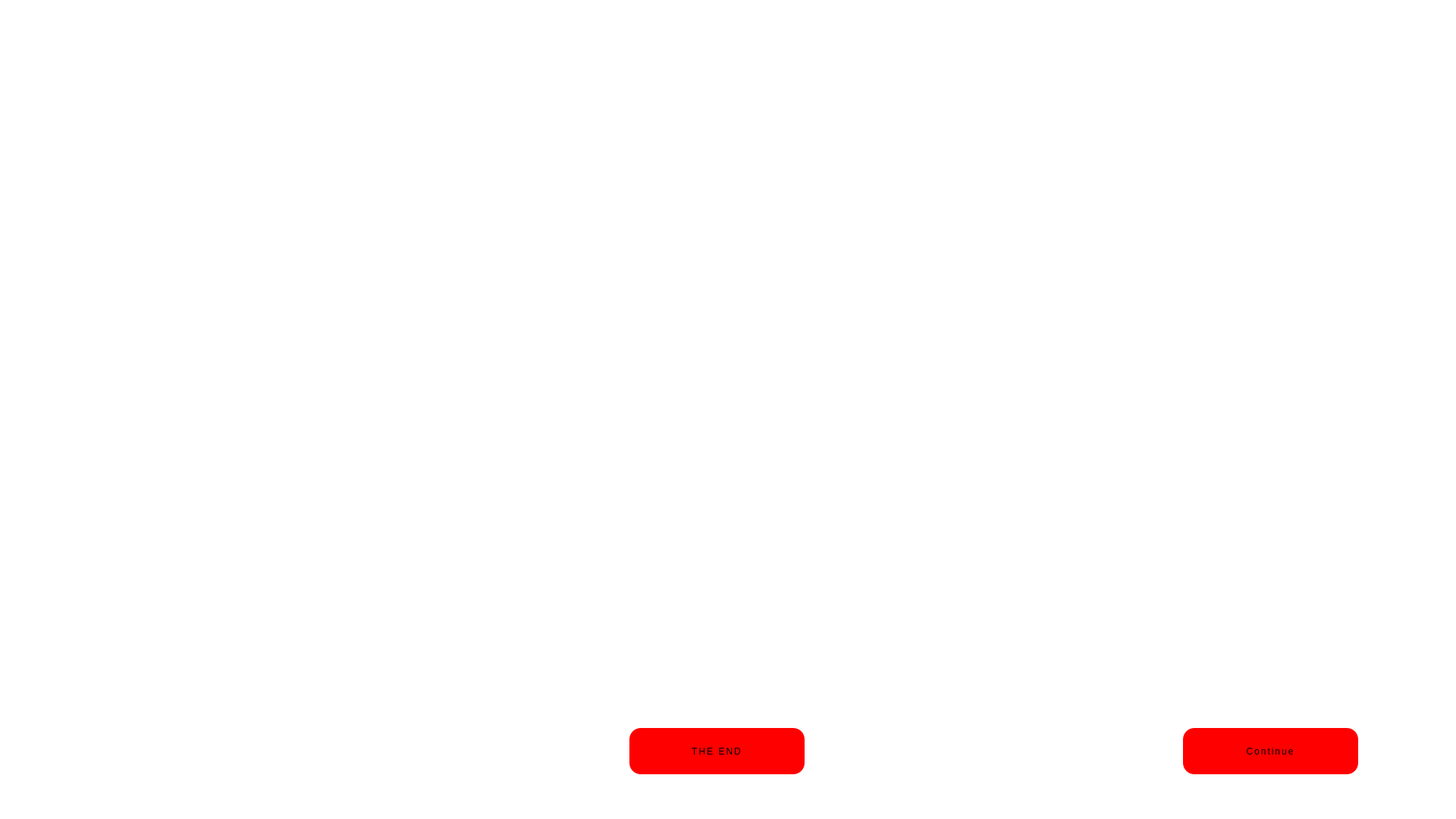
<?xml version="1.0" encoding="UTF-8"?>
<ui version="4.0">
 <class>Page84</class>
 <widget class="QWidget" name="Page84">
  <property name="geometry">
   <rect>
    <x>0</x>
    <y>0</y>
    <width>1920</width>
    <height>1080</height>
   </rect>
  </property>
  <property name="windowTitle">
   <string>Form</string>
  </property>
  <property name="styleSheet">
   <string notr="true">background-color: rgba(72, 74, 89, 0);

</string>
  </property>
  <widget class="QLabel" name="label">
   <property name="geometry">
    <rect>
     <x>0</x>
     <y>0</y>
     <width>1920</width>
     <height>1080</height>
    </rect>
   </property>
   <property name="styleSheet">
    <string notr="true">background-color: rgba(72, 74, 89, 0);
</string>
   </property>
   <property name="text">
    <string/>
   </property>
   <property name="pixmap">
    <pixmap>images/84.jpg</pixmap>
   </property>
   <property name="scaledContents">
    <bool>true</bool>
   </property>
  </widget>
  <widget class="QLabel" name="blur">
   <property name="geometry">
    <rect>
     <x>0</x>
     <y>0</y>
     <width>1920</width>
     <height>1080</height>
    </rect>
   </property>
   <property name="text">
    <string/>
   </property>
  </widget>
  <widget class="QTextEdit" name="story_0">
   <property name="enabled">
    <bool>false</bool>
   </property>
   <property name="geometry">
    <rect>
     <x>300</x>
     <y>660</y>
     <width>1321</width>
     <height>221</height>
    </rect>
   </property>
   <property name="styleSheet">
    <string notr="true">font: 700 28pt &quot;Amatic SC&quot;;
background-color: rgba(72, 74, 89, 0);
</string>
   </property>
   <property name="readOnly">
    <bool>true</bool>
   </property>
  </widget>
  <widget class="QPushButton" name="p_next">
   <property name="geometry">
    <rect>
     <x>1560</x>
     <y>960</y>
     <width>231</width>
     <height>61</height>
    </rect>
   </property>
   <property name="cursor">
    <cursorShape>PointingHandCursor</cursorShape>
   </property>
   <property name="styleSheet">
    <string notr="true">font: 24pt &quot;October Crow&quot;;
background-color: rgb(255, 0, 0);
letter-spacing: 2px;
border:none;
border-radius:15px;</string>
   </property>
   <property name="text">
    <string>Continue</string>
   </property>
  </widget>
  <widget class="QTextEdit" name="story_1">
   <property name="enabled">
    <bool>false</bool>
   </property>
   <property name="geometry">
    <rect>
     <x>300</x>
     <y>660</y>
     <width>1321</width>
     <height>221</height>
    </rect>
   </property>
   <property name="styleSheet">
    <string notr="true">font: 700 28pt &quot;Amatic SC&quot;;
background-color: rgba(72, 74, 89, 0);
</string>
   </property>
   <property name="readOnly">
    <bool>true</bool>
   </property>
  </widget>
  <widget class="QTextEdit" name="story_2">
   <property name="enabled">
    <bool>false</bool>
   </property>
   <property name="geometry">
    <rect>
     <x>300</x>
     <y>660</y>
     <width>1321</width>
     <height>221</height>
    </rect>
   </property>
   <property name="styleSheet">
    <string notr="true">font: 700 28pt &quot;Amatic SC&quot;;
background-color: rgba(72, 74, 89, 0);
</string>
   </property>
   <property name="readOnly">
    <bool>true</bool>
   </property>
  </widget>
  <widget class="QTextEdit" name="story_3">
   <property name="enabled">
    <bool>false</bool>
   </property>
   <property name="geometry">
    <rect>
     <x>300</x>
     <y>660</y>
     <width>1321</width>
     <height>221</height>
    </rect>
   </property>
   <property name="styleSheet">
    <string notr="true">font: 700 28pt &quot;Amatic SC&quot;;
background-color: rgba(72, 74, 89, 0);
</string>
   </property>
   <property name="readOnly">
    <bool>true</bool>
   </property>
  </widget>
  <widget class="QTextEdit" name="story_4">
   <property name="enabled">
    <bool>false</bool>
   </property>
   <property name="geometry">
    <rect>
     <x>300</x>
     <y>660</y>
     <width>1321</width>
     <height>221</height>
    </rect>
   </property>
   <property name="styleSheet">
    <string notr="true">font: 700 28pt &quot;Amatic SC&quot;;
background-color: rgba(72, 74, 89, 0);
</string>
   </property>
   <property name="readOnly">
    <bool>true</bool>
   </property>
  </widget>
  <widget class="QTextEdit" name="story_5">
   <property name="enabled">
    <bool>false</bool>
   </property>
   <property name="geometry">
    <rect>
     <x>300</x>
     <y>660</y>
     <width>1321</width>
     <height>221</height>
    </rect>
   </property>
   <property name="styleSheet">
    <string notr="true">font: 700 28pt &quot;Amatic SC&quot;;
background-color: rgba(72, 74, 89, 0);
</string>
   </property>
   <property name="readOnly">
    <bool>true</bool>
   </property>
  </widget>
  <widget class="QTextEdit" name="story_6">
   <property name="enabled">
    <bool>false</bool>
   </property>
   <property name="geometry">
    <rect>
     <x>300</x>
     <y>660</y>
     <width>1321</width>
     <height>221</height>
    </rect>
   </property>
   <property name="styleSheet">
    <string notr="true">font: 700 28pt &quot;Amatic SC&quot;;
background-color: rgba(72, 74, 89, 0);
</string>
   </property>
   <property name="readOnly">
    <bool>true</bool>
   </property>
  </widget>
  <widget class="QTextEdit" name="story_7">
   <property name="enabled">
    <bool>false</bool>
   </property>
   <property name="geometry">
    <rect>
     <x>300</x>
     <y>660</y>
     <width>1321</width>
     <height>221</height>
    </rect>
   </property>
   <property name="styleSheet">
    <string notr="true">font: 700 28pt &quot;Amatic SC&quot;;
background-color: rgba(72, 74, 89, 0);
</string>
   </property>
   <property name="readOnly">
    <bool>true</bool>
   </property>
  </widget>
  <widget class="QTextEdit" name="story_8">
   <property name="enabled">
    <bool>false</bool>
   </property>
   <property name="geometry">
    <rect>
     <x>300</x>
     <y>660</y>
     <width>1321</width>
     <height>221</height>
    </rect>
   </property>
   <property name="styleSheet">
    <string notr="true">font: 700 28pt &quot;Amatic SC&quot;;
background-color: rgba(72, 74, 89, 0);
</string>
   </property>
   <property name="readOnly">
    <bool>true</bool>
   </property>
  </widget>
  <widget class="QPushButton" name="p_end">
   <property name="geometry">
    <rect>
     <x>830</x>
     <y>960</y>
     <width>231</width>
     <height>61</height>
    </rect>
   </property>
   <property name="cursor">
    <cursorShape>PointingHandCursor</cursorShape>
   </property>
   <property name="styleSheet">
    <string notr="true">font: 24pt &quot;October Crow&quot;;
background-color: rgb(255, 0, 0);
letter-spacing: 2px;
border:none;
border-radius:15px;</string>
   </property>
   <property name="text">
    <string>THE END</string>
   </property>
  </widget>
 </widget>
 <resources/>
 <connections/>
</ui>
